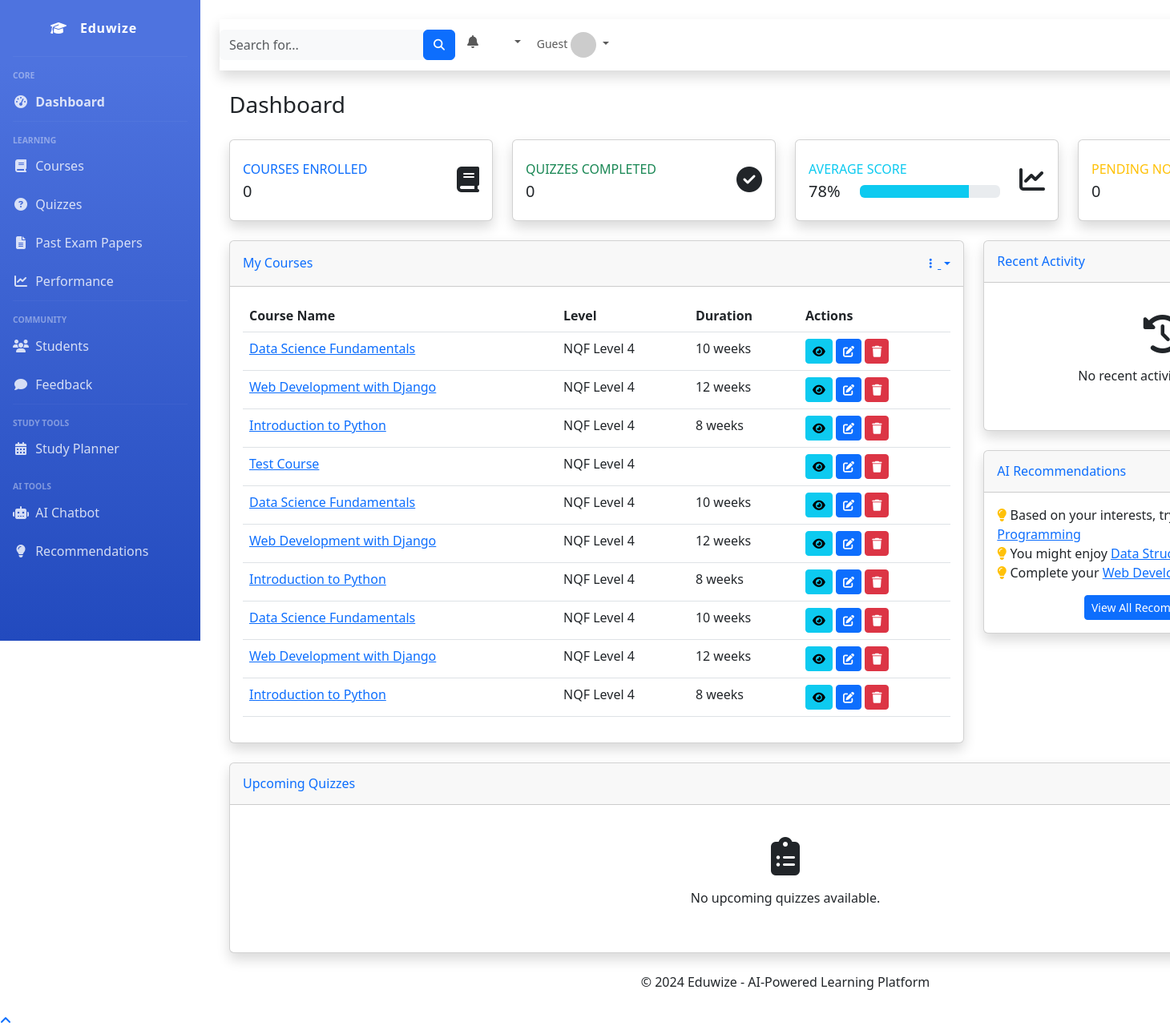
The app's page /home.html with its own data.
### eduwize_app/models.py (models this page shows, shortened)
class Course(models.Model):
    name = models.CharField(max_length=50)
    description = models.TextField()
    level = models.CharField(
        max_length=5,
        choices=StudyLevelChoices.choices
    )
    thumbnail = models.ImageField(upload_to='course_thumbnails/', null=True, blank=True)
    duration = models.CharField(max_length=10)
    prerequisites = models.ManyToManyField('self', blank=True, symmetrical=False)
    tags = models.ManyToManyField('Tags', blank=True)
    created_at = models.DateTimeField(auto_now_add=True)
    updated_at = models.DateTimeField(auto_now=True)

### eduwize_app/views.py (the view, shortened to what this page needs)
# urls.py: path('', views.HomePageView.as_view(), name='index'),
class HomePageView(ListView):
    model = Course
    template_name = 'eduwize_app/home.html'
    context_object_name = 'courses'
    paginate_by = 10
    ordering = ['-created_at']
    allow_empty = True
    extra_context = {'title': 'Home Page'}
    success_url = reverse_lazy('eduwize_app:home')
    def get_queryset(self):
        return Course.objects.all().order_by('-created_at')
    def get_context_data(self, **kwargs):
        context = super().get_context_data(**kwargs)
        return context

### eduwize_app/templates/eduwize_app/home.html (shortened to what this page needs)
{% extends 'eduwize_app/base_generic.html' %}
{% load static %}
{% block content %}
<div class="d-sm-flex align-items-center justify-content-between mb-4">
    <h1 class="h3 mb-0 text-gray-800">Dashboard</h1>
</div>
<div class="row">
    <div class="col-xl-3 col-md-6 mb-4">
        <div class="card border-left-primary shadow h-100 py-2">
            <div class="card-body">
                <div class="row no-gutters align-items-center">
                    <div class="col mr-2">
                        <div class="text-xs font-weight-bold text-primary text-uppercase mb-1">
                            Courses Enrolled</div>
                        <div class="h5 mb-0 font-weight-bold text-gray-800">
                            {% if user.is_authenticated and user.student %}
                                {{ user.student.courses_enrolled.count }}
                            {% else %}
                                0
                            {% endif %}
                        </div>
                    </div>
                    <div class="col-auto">
                        <i class="fas fa-book fa-2x text-gray-300"></i>
                    </div>
                </div>
            </div>
        </div>
    </div>
    <div class="col-xl-3 col-md-6 mb-4">
        <div class="card border-left-success shadow h-100 py-2">
            <div class="card-body">
                <div class="row no-gutters align-items-center">
                    <div class="col mr-2">
                        <div class="text-xs font-weight-bold text-success text-uppercase mb-1">
                            Quizzes Completed</div>
                        <div class="h5 mb-0 font-weight-bold text-gray-800">
                            {% if user.is_authenticated and user.student %}
                                {{ user.student.performanceanalysis_set.count }}
                            {% else %}
                                0
                            {% endif %}
                        </div>
                    </div>
                    <div class="col-auto">
                        <i class="fas fa-check-circle fa-2x text-gray-300"></i>
                    </div>
                </div>
            </div>
        </div>
    </div>
    <div class="col-xl-3 col-md-6 mb-4">
        <div class="card border-left-info shadow h-100 py-2">
            <div class="card-body">
                <div class="row no-gutters align-items-center">
                    <div class="col mr-2">
                        <div class="text-xs font-weight-bold text-info text-uppercase mb-1">Average Score
                        </div>
                        <div class="row no-gutters align-items-center">
                            <div class="col-auto">
                                <div class="h5 mb-0 mr-3 font-weight-bold text-gray-800">78%</div>
                            </div>
                            <div class="col">
                                <div class="progress progress-sm mr-2">
                                    <div class="progress-bar bg-info" role="progressbar" style="width: 78%" aria-valuenow="78" aria-valuemin="0" aria-valuemax="100"></div>
                                </div>
                            </div>
                        </div>
                    </div>
                    <div class="col-auto">
                        <i class="fas fa-chart-line fa-2x text-gray-300"></i>
                    </div>
                </div>
            </div>
        </div>
    </div>
    <div class="col-xl-3 col-md-6 mb-4">
        <div class="card border-left-warning shadow h-100 py-2">
            <div class="card-body">
                <div class="row no-gutters align-items-center">
                    <div class="col mr-2">
                        <div class="text-xs font-weight-bold text-warning text-uppercase mb-1">
                            Pending Notifications</div>
                        <div class="h5 mb-0 font-weight-bold text-gray-800">
                            {% if user.is_authenticated and user.student %}
                                {{ user.student.notification_set.filter.count }}
                            {% else %}
                                0
                            {% endif %}
                        </div>
                    </div>
                </div>
            </div>
        </div>
    </div>
</div>
<div class="row">
    <div class="col-lg-8">
        <div class="card shadow mb-4">
            <div class="card-header py-3 d-flex flex-row align-items-center justify-content-between">
                <h6 class="m-0 font-weight-bold text-primary">My Courses</h6>
                <div class="dropdown no-arrow">
                    <a class="dropdown-toggle" href="#" role="button" id="dropdownMenuLink" data-bs-toggle="dropdown" aria-haspopup="true" aria-expanded="false">
                        <i class="fas fa-ellipsis-v fa-sm fa-fw text-gray-400"></i>
                    </a>
                </div>
            </div>
            <div class="card-body">
                <div class="table-responsive">
                    <table class="table table-hover" id="courseTable" width="100%" cellspacing="0">
                        <thead>
                            <tr>
                                <th>Course Name</th>
                                <th>Level</th>
                                <th>Duration</th>
                                <th>Actions</th>
                            </tr>
                        </thead>
                        <tbody>
                            {% for course in courses %}
                            <tr>
                                <td>
                                    <a href="{% url 'eduwize_app:course-detail' course.id %}" class="font-weight-bold text-primary">
                                        {{ course.name }}
                                    </a>
                                </td>
                                <td>{{ course.get_level_display }}</td>
                                <td>{{ course.duration }}</td>
                                <td>
                                    <a href="{% url 'eduwize_app:course-detail' course.id %}" class="btn btn-sm btn-info">
                                        <i class="fas fa-eye"></i>
                                    </a>
                                    <a href="{% url 'eduwize_app:course-edit' course.id %}" class="btn btn-sm btn-primary">
                                        <i class="fas fa-edit"></i>
                                    </a>
                                    <a href="{% url 'eduwize_app:course-delete' course.id %}" class="btn btn-sm btn-danger">
                                        <i class="fas fa-trash"></i>
                                    </a>
                                </td>
                            </tr>
                            {% empty %}
                            <tr>
                                <td colspan="4" class="text-center">No courses available. <a href="{% url 'eduwize_app:course-add' %}">Create your first course</a>.</td>
                            </tr>
                            {% endfor %}
                        </tbody>
                    </table>
                </div>
            </div>
        </div>
    </div>
    <div class="col-lg-4">
        <div class="card shadow mb-4">
            <div class="card-header py-3">
                <h6 class="m-0 font-weight-bold text-primary">Recent Activity</h6>
            </div>
            <div class="card-body">
                <div class="activity-feed">
                    {% for activity in activities|slice:":5" %}
                    <div class="activity-item">
                        <div class="activity-icon bg-primary">
                            <i class="fas fa-user-graduate text-white"></i>
                        </div>
                        <div class="activity-content">
                            <p class="mb-0">{{ activity.description }}</p>
                            <small class="text-muted">{{ activity.created_at|timesince }} ago</small>
                        </div>
                    </div>
                    {% empty %}
                    <div class="text-center py-4">
                        <i class="fas fa-history fa-3x text-gray-300 mb-3"></i>
                        <p>No recent activity to display.</p>
                    </div>
                    {% endfor %}
                </div>
            </div>
        </div>
        <div class="card shadow mb-4">
            <div class="card-header py-3">
                <h6 class="m-0 font-weight-bold text-primary">AI Recommendations</h6>
            </div>
            <div class="card-body">
                <div class="ai-recommendations">
                    <div class="recommendation-item">
                        <i class="fas fa-lightbulb text-warning mr-2"></i>
                        <span>Based on your interests, try <a href="#">Advanced Python Programming</a></span>
                    </div>
                    <div class="recommendation-item">
                        <i class="fas fa-lightbulb text-warning mr-2"></i>
                        <span>You might enjoy <a href="#">Data Structures & Algorithms</a></span>
                    </div>
                    <div class="recommendation-item">
                        <i class="fas fa-lightbulb text-warning mr-2"></i>
                        <span>Complete your <a href="#">Web Development</a> quiz</span>
                    </div>
                    <div class="text-center mt-3">
                        <a href="{% url 'eduwize_app:ai-recommendations' %}" class="btn btn-sm btn-primary">View All Recommendations</a>
                    </div>
                </div>
            </div>
        </div>
    </div>
</div>
<div class="row">
    <div class="col-12">
        <div class="card shadow mb-4">
            <div class="card-header py-3">
                <h6 class="m-0 font-weight-bold text-primary">Upcoming Quizzes</h6>
            </div>
            <div class="card-body">
                <div class="row">
                    {% for quiz in quizzes|slice:":3" %}
                    <div class="col-lg-4 mb-4">
                        <div class="card bg-light">
                            <div class="card-body">
                                <h5 class="card-title">{{ quiz.title }}</h5>
                                <p class="card-text">{{ quiz.description|truncatechars:100 }}</p>
                                <div class="d-flex justify-content-between align-items-center">
                                    <span class="badge bg-primary">{{ quiz.course.name }}</span>
                                    <a href="{% url 'eduwize_app:quiz-detail' quiz.id %}" class="btn btn-sm btn-primary">Take Quiz</a>
                                </div>
                            </div>
                        </div>
                    </div>
                    {% empty %}
                    <div class="col-12 text-center py-4">
                        <i class="fas fa-clipboard-list fa-3x text-gray-300 mb-3"></i>
                        <p>No upcoming quizzes available.</p>
                    </div>
                    {% endfor %}
                </div>
            </div>
        </div>
    </div>
</div>
{% endblock %}

### records on screen
Course: name "Data Science Fundamentals", level "NQF Level 4", duration "10 weeks"
Course: name "Web Development with Django", level "NQF Level 4", duration "12 weeks"
Course: name "Introduction to Python", level "NQF Level 4", duration "8 weeks"
Course: name "Test Course", level "NQF Level 4"
Course: name "Data Science Fundamentals", level "NQF Level 4", duration "10 weeks"
Course: name "Web Development with Django", level "NQF Level 4", duration "12 weeks"
Course: name "Introduction to Python", level "NQF Level 4", duration "8 weeks"
Course: name "Data Science Fundamentals", level "NQF Level 4", duration "10 weeks"
Course: name "Web Development with Django", level "NQF Level 4", duration "12 weeks"
Course: name "Introduction to Python", level "NQF Level 4", duration "8 weeks"
